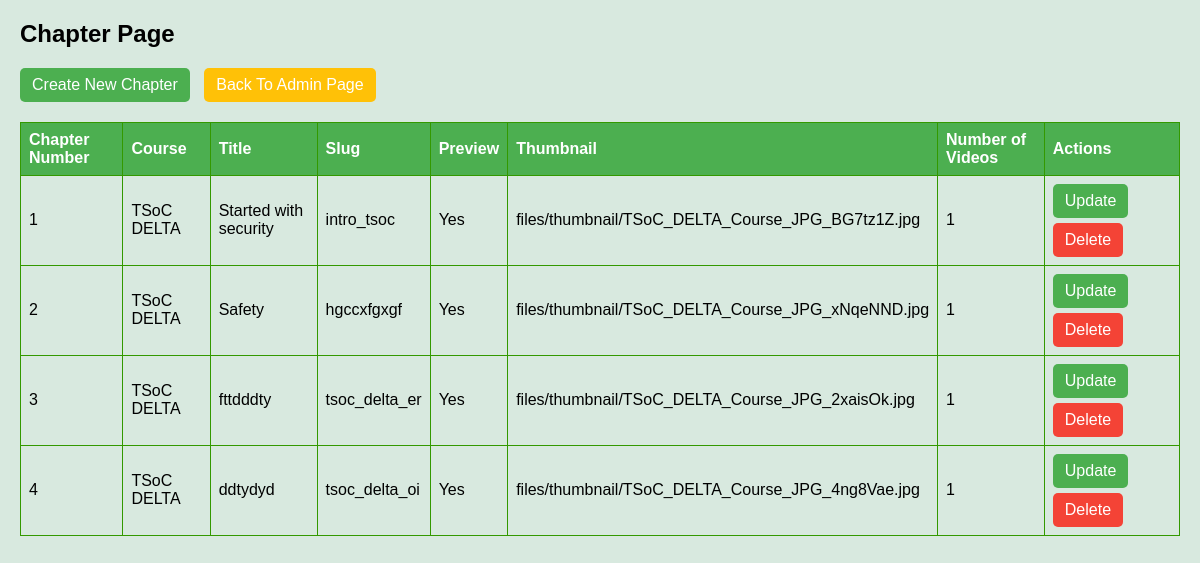
/chapterpage/, run on the app's committed database.
### tango/models.py (models this page shows, shortened)
class Chapter(models.Model):
    course = models.ForeignKey(Course,null=True,on_delete=models.CASCADE)
    title =  models.CharField(max_length=100,null=True)
    thumbnail = models.ImageField(upload_to='files/thumbnail/',null=True)
    is_preview = models.BooleanField(default=False)
    slug = models.CharField(max_length=40,null=True,unique=True)
    serial_number = models.IntegerField(null=True)
    complete_chapter = models.BooleanField(default=False)
    number_of_videos = models.IntegerField(null=True)

class Course(models.Model):
    name = models.CharField(max_length=40,null=True)
    slug = models.CharField(max_length=40,null=True)
    description = models.CharField(max_length=300,null=True)
    price = models.IntegerField(null=True)
    discount = models.IntegerField(null=True,default=0)
    active = models.BooleanField(default=False)
    thumbnail = models.ImageField(upload_to='files/thumbnail/')
    date = models.DateTimeField(auto_now_add=True)
    resource = models.FileField(upload_to='files/resource/')
    time_to_complete = models.CharField(max_length=50,null=True)
    numbers_of_chapter = models.IntegerField(null=True)
    requirement_to_complete = models.CharField(max_length=100,null=True)
    language = models.CharField(max_length=100,null=True)
    def __str__(self):
        return self.name

### tango/views.py (the view)
# urls.py: path('chapterpage/',views.ChapterPage,name='chapterpage'),
def ChapterPage(request):
    chapters = Chapter.objects.all()
    context = {'chapters':chapters}
    return render(request,'tango/admin/chapterpage.html',context)

### tango/templates/tango/admin/chapterpage.html (shortened to what this page needs)
<!DOCTYPE html>
<html lang="en">
<head>
</head>
<body>
    <div class="actions">
        <h2>Chapter Page</h2>
        <a href="{% url 'createchapterpage' %}" class="up">Create New Chapter</a>
        <a href="{% url 'adminpage' %}" class="war">Back To Admin Page</a>
    </div>
    <table>
        <thead>
            <tr>
                <th>Chapter Number</th>
                <th>Course</th>
                <th>Title</th>
                <th>Slug</th>
                <th>Preview</th>
                <th>Thumbnail</th>
                <th>Number of Videos</th>
                <th>Actions</th>
            </tr>
        </thead>
        <tbody>
            {% for chapter in chapters %}
                <tr>
                    <td>{{ chapter.serial_number }}</td>
                    <td>{{ chapter.course }}</td>
                    <td>{{ chapter.title }}</td>
                    <td>{{ chapter.slug }}</td>
                    <td>{% if chapter.is_preview %}Yes{% else %}No{% endif %}</td>
                    <td>{{ chapter.thumbnail }}</td>
                    <td>{{ chapter.number_of_videos }}</td>
                    <td>
                        <a href="{% url 'updatechapterpage' chapter.id %}" class="up">Update</a>
                        <a href="{% url 'deletechapterpage' chapter.id %}" class="del">Delete</a>
                    </td>
                </tr>
            {% endfor %}
        </tbody>
    </table>
</body>
</html>

### tango/templates/tango/admin/chapterpage.html (style rules this page uses)
body { font-family: Arial, sans-serif; background-color: #d8e9df; margin: 20px; }
table { width: 100%; border-collapse: collapse; margin-top: 20px; }
th, td { border: 1px solid #339900; padding: 8px; text-align: left; }
th { background-color: #4caf50; color: white; }
.up, .del, .war { display: inline-block; padding: 8px 12px; text-decoration: none; border-radius: 5px; margin-right: 10px; }
.up { background-color: #4caf50; color: #fff; }
.war { background-color : #ffc107; color: #fff; }
.del { margin-top: 5px; background-color: #f44336; color: #fff; }

### data on the page
Chapter: serial_number "1", course "TSoC DELTA", title "Started with security", slug "intro_tsoc", is_preview "Yes", thumbnail "files/thumbnail/TSoC_DELTA_Course_JPG_BG7tz1Z.jpg", number_of_videos "1"
Chapter: serial_number "2", course "TSoC DELTA", title "Safety", slug "hgccxfgxgf", is_preview "Yes", thumbnail "files/thumbnail/TSoC_DELTA_Course_JPG_xNqeNND.jpg", number_of_videos "1"
Chapter: serial_number "3", course "TSoC DELTA", title "fttdddty", slug "tsoc_delta_er", is_preview "Yes", thumbnail "files/thumbnail/TSoC_DELTA_Course_JPG_2xaisOk.jpg", number_of_videos "1"
Chapter: serial_number "4", course "TSoC DELTA", title "ddtydyd", slug "tsoc_delta_oi", is_preview "Yes", thumbnail "files/thumbnail/TSoC_DELTA_Course_JPG_4ng8Vae.jpg", number_of_videos "1"
